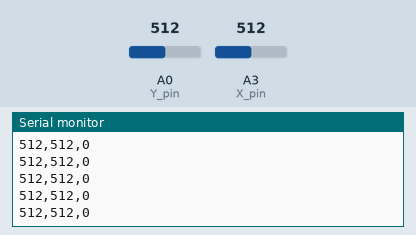
Recording of a sketch running on a simulated Arduino Uno, built with avr-gcc and run on an emulated ATmega328P. Shown: the last lines printed to the serial monitor. The inputs (shaded band) are chosen by the test bench; at power-on: A0 (Y_pin) = 512, A3 (X_pin) = 512.

Above: at 1.2 s.
1.3 s: A0 (Y_pin) set to 716
At 1.33 s:
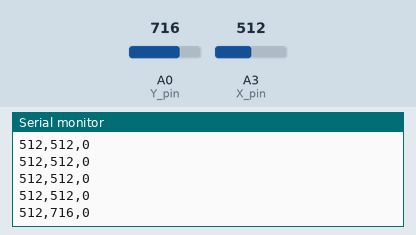
2.8 s: A3 (X_pin) set to 716
At 2.83 s:
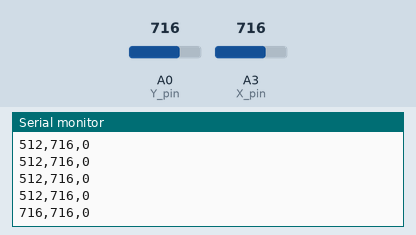
4.3 s: A0 (Y_pin) set to 900
At 4.33 s:
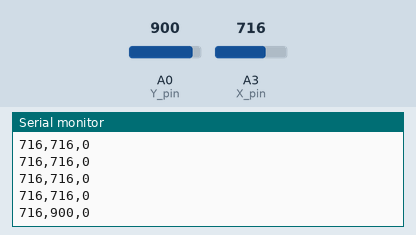
5.8 s: A3 (X_pin) set to 900
At 5.84 s:
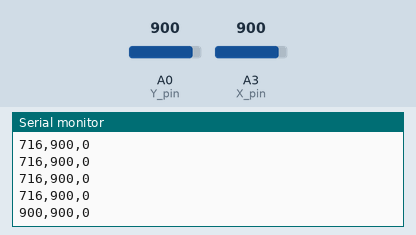
Timing chart, 0 to 8.3 s (numbered marks = the images above; inputs shaded):
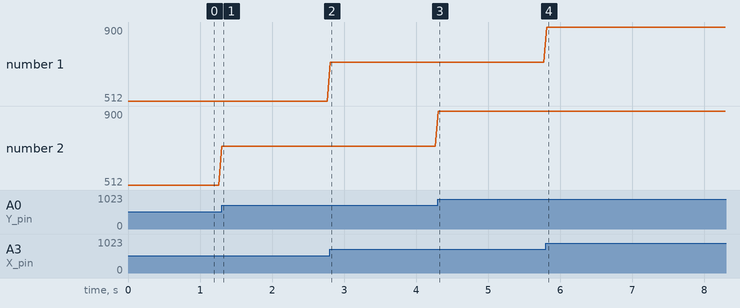

Measured:
- after the input at 1.3 s, the serial monitor: prints a new line at once (image 1)
- after the input at 2.8 s, the serial monitor: prints a new line at once (image 2)
- after the input at 4.3 s, the serial monitor: prints a new line at once (image 3)
- after the input at 5.8 s, the serial monitor: prints a new line at once (image 4)
- plotted number 2: 512 → 716 after the input at 1.3 s, 716 → 900 after the input at 4.3 s

The sketch:

JoyStick.ino
```cpp
const int X_pin = A3, Y_pin = A0;

void setup() {
  Serial.begin(9600);
}

void loop() {
  int x = analogRead(X_pin);
  int y = analogRead(Y_pin);

  int buttonStates = 0;

  Serial.println(String(x) + "," + String(y) + "," + String(buttonStates));

  delay(40);
}
```
